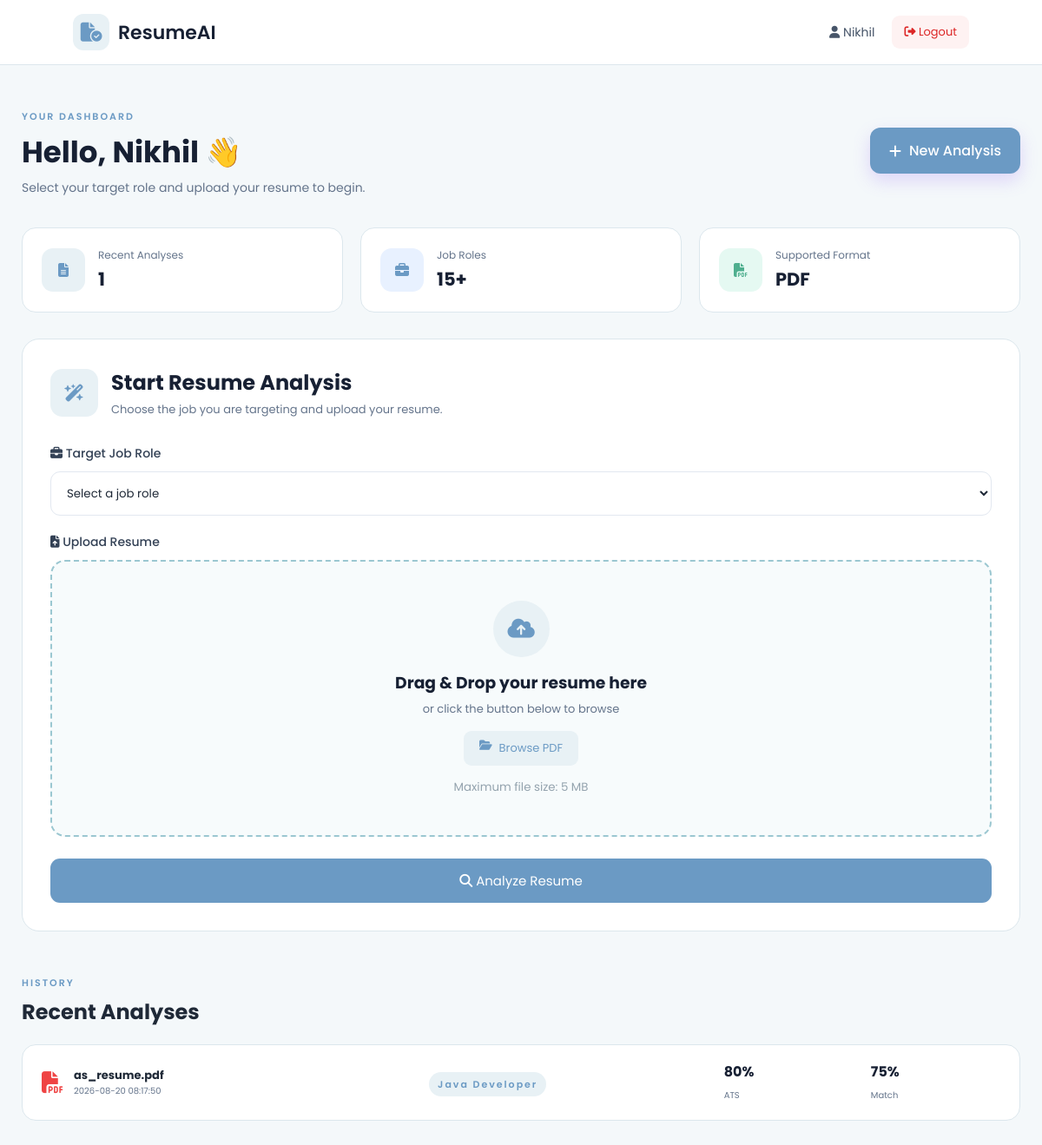
/dashboard (signed in), run on the app's committed database.
### tables this page shows
CREATE TABLE analyses (

            id INTEGER PRIMARY KEY AUTOINCREMENT,

            user_id INTEGER NOT NULL,

            resume_name TEXT NOT NULL,

            job_role TEXT NOT NULL,

            ats_score INTEGER NOT NULL,

            match_percentage INTEGER NOT NULL,

            created_at TIMESTAMP DEFAULT CURRENT_TIMESTAMP,

            FOREIGN KEY(user_id)
            REFERENCES users(id)

        );

### app.py (the view)
@app.route("/dashboard")
def dashboard():
    if "user_id" not in session:
        return redirect(url_for("login"))
    analyses = get_user_analyses(
        session["user_id"]
    )
    return render_template(
        "dashboard.html",
        roles=ROLES,
        analyses=analyses,
        user_name=session.get("user_name", "User")
    )

### database/db.py (called while the page is built)
def get_connection():
    connection = sqlite3.connect(
        DATABASE
    )
    connection.row_factory = sqlite3.Row
    return connection

def get_user_analyses(user_id):
    connection = get_connection()
    cursor = connection.cursor()
    cursor.execute("""
        SELECT *
        FROM analyses
        WHERE user_id = ?
        ORDER BY created_at DESC
        LIMIT 5
    """, (user_id,))
    analyses = cursor.fetchall()
    connection.close()
    return analyses

### templates/dashboard.html (shortened to what this page needs)
<!DOCTYPE html>
<html lang="en">
<head>
    <link rel="stylesheet"
          href="{{ url_for('static', filename='css/style.css') }}">
    <link rel="stylesheet"
          href="https://cdnjs.cloudflare.com/ajax/libs/font-awesome/6.5.1/css/all.min.css">
</head>
<body>
<nav class="dashboard-nav">
    <a href="/" class="logo">
        <div class="logo-icon">
            <i class="fa-solid fa-file-circle-check"></i>
        </div>
        <span>ResumeAI</span>
    </a>
    <div class="dashboard-right">
        <span class="welcome-user">
            <i class="fa-solid fa-user"></i>
            {{ user_name }}
        </span>
        <a href="/logout" class="logout-button">
            <i class="fa-solid fa-right-from-bracket"></i>
            Logout
        </a>
    </div>
</nav>
<main class="dashboard">
    <div class="dashboard-heading">
        <div>
            <span>YOUR DASHBOARD</span>
            <h1>Hello, {{ user_name }} 👋</h1>
            <p>
                Select your target role and upload your resume to begin.
            </p>
        </div>
        <a href="/upload" class="primary-button">
            <i class="fa-solid fa-plus"></i>
            New Analysis
        </a>
    </div>
    <div class="dashboard-stats">
        <div class="stat-card">
            <div class="stat-icon purple">
                <i class="fa-solid fa-file-lines"></i>
            </div>
            <div>
                <span>Recent Analyses</span>
                <strong>{{ analyses|length }}</strong>
            </div>
        </div>
        <div class="stat-card">
            <div class="stat-icon blue">
                <i class="fa-solid fa-briefcase"></i>
            </div>
            <div>
                <span>Job Roles</span>
                <strong>15+</strong>
            </div>
        </div>
        <div class="stat-card">
            <div class="stat-icon green">
                <i class="fa-solid fa-file-pdf"></i>
            </div>
            <div>
                <span>Supported Format</span>
                <strong>PDF</strong>
            </div>
        </div>
    </div>
    <section class="analysis-card">
        <div class="analysis-heading">
            <div class="analysis-icon">
                <i class="fa-solid fa-wand-magic-sparkles"></i>
            </div>
            <div>
                <h2>Start Resume Analysis</h2>
                <p>
                    Choose the job you are targeting and upload your resume.
                </p>
            </div>
        </div>
        <form
            action="/analyze"
            method="POST"
            enctype="multipart/form-data"
            id="resumeForm"
        >
            <label class="form-label">
                <i class="fa-solid fa-briefcase"></i>
                Target Job Role
            </label>
            <select name="role" class="role-select" required>
                <option value="">
                    Select a job role
                </option>
            </select>
            <label class="form-label">
                <i class="fa-solid fa-file-arrow-up"></i>
                Upload Resume
            </label>
            <div class="drop-zone" id="dropZone">
                <div class="upload-icon-large">
                    <i class="fa-solid fa-cloud-arrow-up"></i>
                </div>
                <h3>Drag & Drop your resume here</h3>
                <p>
                    or click the button below to browse
                </p>
                <label class="browse-button">
                    <i class="fa-solid fa-folder-open"></i>
                    Browse PDF
                </label>
                <small>
                    Maximum file size: 5 MB
                </small>
            </div>
            <button
                type="submit"
                class="full-button scan-button"
                id="scanButton"
            >
                <i class="fa-solid fa-magnifying-glass"></i>
                Analyze Resume
            </button>
        </form>
    </section>
    <section class="history-section">
        <div class="section-title-row">
            <div>
                <span>HISTORY</span>
                <h2>Recent Analyses</h2>
            </div>
        </div>
        {% if analyses %}
        <div class="history-table">
            {% for analysis in analyses %}
            <div class="history-row">
                <div class="history-file">
                    <i class="fa-solid fa-file-pdf"></i>
                    <div>
                        <strong>
                            {{ analysis["resume_name"] }}
                        </strong>
                        <small>
                            {{ analysis["created_at"] }}
                        </small>
                    </div>
                </div>
                <div>
                    <span class="role-badge">
                        {{ analysis["job_role"] }}
                    </span>
                </div>
                <div class="history-score">
                    <strong>
                        {{ analysis["ats_score"] }}%
                    </strong>
                    <small>ATS</small>
                </div>
                <div class="history-score">
                    <strong>
                        {{ analysis["match_percentage"] }}%
                    </strong>
                    <small>Match</small>
                </div>
            </div>
            {% endfor %}
        </div>
        {% endif %}
    </section>
</main>
</body>
</html>

### data on the page
analyses: resume_name "as_resume.pdf", created_at "2026-08-20 08:17:50", job_role "Java Developer", ats_score "80", match_percentage "75"

### other printed values
{{ user_name }} "Nikhil"
{{ analyses|length }} "1"
